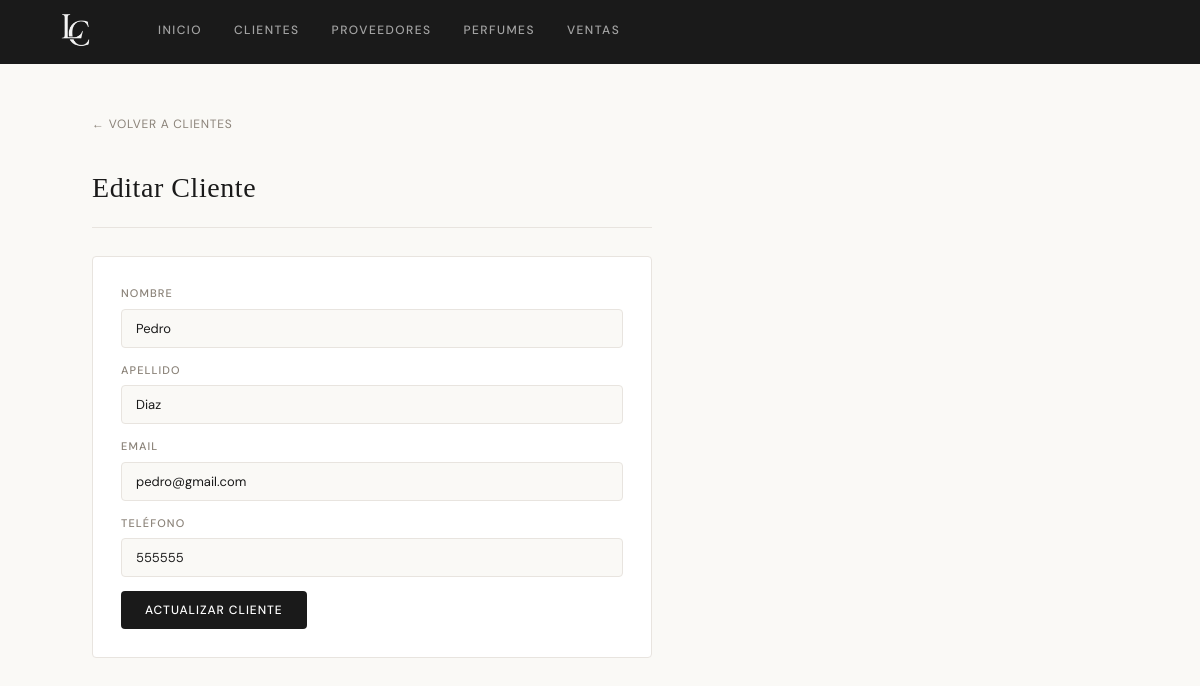
The page /editar_cliente.php?id=5 on the database its author committed.
### tables this page shows
CREATE TABLE `clientes` (
  `id_cliente` int(11) NOT NULL,
  `nombre` varchar(50) DEFAULT NULL,
  `apellido` varchar(50) DEFAULT NULL,
  `email` varchar(100) DEFAULT NULL,
  `telefono` varchar(20) DEFAULT NULL
);

### editar_cliente.php (the view, shortened to what this page needs)
<?php include("conexion.php"); include("menu.php"); ?>
<?php
$id = (int)$_GET['id'];
$c  = $conexion->query("SELECT * FROM clientes WHERE id_cliente=$id")->fetch_assoc();
?>
<a class="back-link" href="clientes.php">← Volver a clientes</a>
<div class="form-page">
    <h2>Editar Cliente</h2>
    <form method="POST">
        <div>
            <label>Nombre</label>
            <input type="text" name="nombre" value="<?= htmlspecialchars($c['nombre']) ?>" required>
        </div>
        <div>
            <label>Apellido</label>
            <input type="text" name="apellido" value="<?= htmlspecialchars($c['apellido']) ?>" required>
        </div>
        <div>
            <label>Email</label>
            <input type="email" name="email" value="<?= htmlspecialchars($c['email']) ?>" required>
        </div>
        <div>
            <label>Teléfono</label>
            <input type="text" name="telefono" value="<?= htmlspecialchars($c['telefono']) ?>" required>
        </div>
        <div>
            <button type="submit">Actualizar cliente</button>
        </div>
    </form>
</div>
</div></body></html>

### estilos.css (style rules this page uses)
:root { --bg: #FAF9F6; --surface: #FFFFFF; --border: #E8E4DF; --text: #1A1A1A; --text-muted: #8A8278; --accent: #B8966A; --accent-light: #F5EFE6; --danger: #C0392B; --radius: 4px; }
* { box-sizing: border-box; margin: 0; padding: 0; }
body { font-family: 'DM Sans', sans-serif; background: var(--bg); color: var(--text); font-size: 14px; line-height: 1.6; min-height: 100vh; }
h2 { font-family: 'Cormorant Garamond', serif; font-size: 28px; font-weight: 400; letter-spacing: 0.02em; margin-bottom: 28px; padding-bottom: 16px; border-bottom: 1px solid var(--border); color: var(--text); }
form { background: var(--surface); border: 1px solid var(--border); padding: 28px; border-radius: var(--radius); margin-bottom: 40px; display: grid; grid-template-columns: repeat(auto-fit, minmax(200px, 1fr)); gap: 14px; align-items: end; }
form label { display: block; font-size: 11px; letter-spacing: 0.1em; text-transform: uppercase; color: var(--text-muted); margin-bottom: 6px; font-weight: 500; }
input, select { width: 100%; padding: 10px 14px; border: 1px solid var(--border); border-radius: var(--radius); background: var(--bg); color: var(--text); font-family: 'DM Sans', sans-serif; font-size: 13px; transition: border-color 0.2s, box-shadow 0.2s; appearance: none; }
input::placeholder { color: var(--text-muted); }
button, .btn-primary { background: var(--text); color: white; border: none; padding: 11px 24px; border-radius: var(--radius); cursor: pointer; font-family: 'DM Sans', sans-serif; font-size: 12px; letter-spacing: 0.08em; text-transform: uppercase; font-weight: 500; transition: background 0.2s, transform 0.1s; white-space: nowrap; }
.form-page { max-width: 560px; }
.back-link { display: inline-flex; align-items: center; gap: 6px; font-size: 12px; color: var(--text-muted); text-decoration: none; letter-spacing: 0.06em; text-transform: uppercase; margin-bottom: 32px; transition: color 0.2s; }
.form-page form { grid-template-columns: 1fr; }

### rows shown on the page
clientes: nombre "Pedro", apellido "Diaz", email "pedro@gmail.com", telefono "555555"
